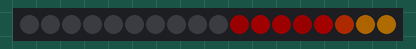
Simulated run of this sketch. Board: Arduino Uno, built with avr-gcc and run on an emulated ATmega328P. On the bench: 18 RGB LEDs in strip order, left to right. Dim RGB values are drawn brighter than linear.

Above: at 0.45 s.
At 9.76 s:
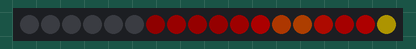
At 15.16 s:
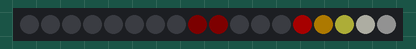
At 19.97 s:
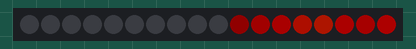
At 28.98 s:
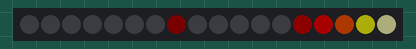
At 38.89 s:
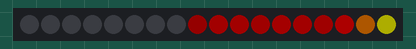

The sketch:

fire.ino
```cpp
// 1D version adapted from original 2D version by ldirko
// Original video here https://www.reddit.com/r/FastLED/comments/hgu16i/my_fire_effect_implementation_based_on_perlin/
// Original source code here: https://pastebin.com/jSSVSRi6

#include <FastLED.h>

#define NUM_LEDS 18
#define LED_PIN 2

CRGB leds[NUM_LEDS];

CRGBPalette16 firePalette = HeatColors_p;

void setup() {
  FastLED.addLeds<WS2812B, LED_PIN, GRB>(leds, NUM_LEDS);
  FastLED.setBrightness(50);
  Serial.begin(57600);
}

void loop() {

  EVERY_N_MILLISECONDS(5) {
    runFire();
  }

  FastLED.show();
}

void runFire() {
  int  a = millis();

  for (int i = 0; i < NUM_LEDS; i++) {

    // 3D noise, x is constant, we move through time on y and z axis
    // The 60 here will change the scale of the effect, lower is smoother
    // higher is more flickery. The time value for z was in the original code
    // as that was a 2D matrix version. I've left it in here as it looks
    // nice in 1D too!
    uint8_t noise = inoise8 (0 , i * 60 + a , a / 3);

    // Divides 255 by (NUM_LEDS - 1) and subtracts that amount away from 255 to return
    // a decreasing number each time e.g. for NUM_LEDS = 18, difference between
    // each point is 15, so:
    // i = 0, math = 255
    // i = 1, math = 240
    // i = 2, math = 225
    // ...
    // i = NUM_LEDS, math =  0
    uint8_t math = abs8(i - (NUM_LEDS-1)) * 255 / (NUM_LEDS-1);

    // Take the noise function from earlier and subtract math from it,
    // so the further along the strip you are, the higher palette index you
    // are likely to get. This results in the base of the fire (white, yellow)
    // being at the far end of the strip
    uint8_t index = qsub8 (noise, math);

    // Set the LED color from the palette
    leds[i] = ColorFromPalette (firePalette, index, 255);
  }
}
```
